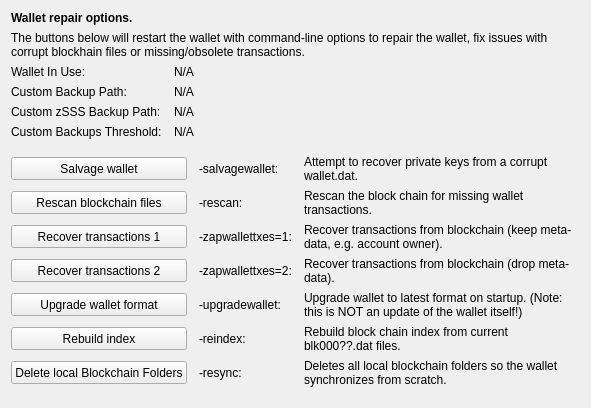
     <widget class="QWidget" name="tab_repair">
      <attribute name="title">
       <string>&amp;Wallet Repair</string>
      </attribute>
      <layout class="QGridLayout" name="gridLayout_4" columnstretch="0,0,0,0">
       <property name="horizontalSpacing">
        <number>12</number>
       </property>
       <item row="0" column="0" colspan="4">
        <widget class="QLabel" name="label_repair_header">
         <property name="font">
          <font>
           <weight>75</weight>
           <bold>true</bold>
          </font>
         </property>
         <property name="text">
          <string>Wallet repair options.</string>
         </property>
        </widget>
       </item>
       <item row="1" column="0" colspan="4">
        <widget class="QLabel" name="label_repair_helptext">
         <property name="font">
          <font>
           <weight>50</weight>
           <bold>false</bold>
          </font>
         </property>
         <property name="text">
          <string>The buttons below will restart the wallet with command-line options to repair the wallet, fix issues with corrupt blockhain files or missing/obsolete transactions.</string>
         </property>
         <property name="wordWrap">
          <bool>true</bool>
         </property>
        </widget>
       </item>
       <item row="2" column="0">
        <widget class="QLabel" name="wallet_path_label">
         <property name="text">
          <string>Wallet In Use:</string>
         </property>
        </widget>
       </item>
       <item row="2" column="1" colspan="3">
        <widget class="QLabel" name="wallet_path">
         <property name="cursor">
          <cursorShape>IBeamCursor</cursorShape>
         </property>
         <property name="text">
          <string>N/A</string>
         </property>
         <property name="textFormat">
          <enum>Qt::PlainText</enum>
         </property>
         <property name="textInteractionFlags">
          <set>Qt::LinksAccessibleByMouse|Qt::TextSelectableByKeyboard|Qt::TextSelectableByMouse</set>
         </property>
        </widget>
       </item>
       <item row="3" column="0">
        <widget class="QLabel" name="wallet_custombackuppath_label">
         <property name="visible">
          <bool>false</bool>
         </property>
         <property name="text">
          <string>Custom Backup Path:</string>
         </property>
        </widget>
       </item>
       <item row="3" column="1" colspan="3">
        <widget class="QLabel" name="wallet_custombackuppath">
         <property name="cursor">
          <cursorShape>IBeamCursor</cursorShape>
         </property>
         <property name="visible">
          <bool>false</bool>
         </property>
         <property name="text">
          <string>N/A</string>
         </property>
         <property name="textFormat">
          <enum>Qt::PlainText</enum>
         </property>
         <property name="textInteractionFlags">
          <set>Qt::LinksAccessibleByMouse|Qt::TextSelectableByKeyboard|Qt::TextSelectableByMouse</set>
         </property>
        </widget>
       </item>
       <item row="4" column="0">
        <widget class="QLabel" name="wallet_customzsssbackuppath_label">
         <property name="visible">
          <bool>false</bool>
         </property>
         <property name="text">
          <string>Custom zSSS Backup Path:</string>
         </property>
        </widget>
       </item>
       <item row="4" column="1" colspan="3">
        <widget class="QLabel" name="wallet_customzsssbackuppath">
         <property name="cursor">
          <cursorShape>IBeamCursor</cursorShape>
         </property>
         <property name="visible">
          <bool>false</bool>
         </property>
         <property name="text">
          <string>N/A</string>
         </property>
         <property name="textFormat">
          <enum>Qt::PlainText</enum>
         </property>
         <property name="textInteractionFlags">
          <set>Qt::LinksAccessibleByMouse|Qt::TextSelectableByKeyboard|Qt::TextSelectableByMouse</set>
         </property>
        </widget>
       </item>
       <item row="5" column="0">
        <widget class="QLabel" name="wallet_custombackupthreshold_label">
         <property name="visible">
          <bool>false</bool>
         </property>
         <property name="text">
          <string>Custom Backups Threshold:</string>
         </property>
        </widget>
       </item>
       <item row="5" column="1" colspan="3">
        <widget class="QLabel" name="wallet_custombackupthreshold">
         <property name="cursor">
          <cursorShape>IBeamCursor</cursorShape>
         </property>
         <property name="visible">
          <bool>false</bool>
         </property>
         <property name="text">
          <string>N/A</string>
         </property>
         <property name="textFormat">
          <enum>Qt::PlainText</enum>
         </property>
         <property name="textInteractionFlags">
          <set>Qt::LinksAccessibleByMouse|Qt::TextSelectableByKeyboard|Qt::TextSelectableByMouse</set>
         </property>
        </widget>
       </item>
       <item row="6" column="0">
        <spacer name="verticalSpacer_repair1">
         <property name="orientation">
          <enum>Qt::Vertical</enum>
         </property>
         <property name="sizeHint" stdset="0">
          <size>
           <width>10</width>
           <height>10</height>
          </size>
         </property>
        </spacer>
       </item>
       <item row="7" column="0" colspan="2">
        <widget class="QPushButton" name="btn_salvagewallet">
         <property name="minimumSize">
          <size>
           <width>100</width>
           <height>23</height>
          </size>
         </property>
         <property name="text">
          <string>Salvage wallet</string>
         </property>
        </widget>
       </item>
       <item row="7" column="2">
        <widget class="QLabel" name="label_repair_salvage_command">
         <property name="text">
          <string notr="true">-salvagewallet:</string>
         </property>
        </widget>
       </item>
       <item row="7" column="3">
        <widget class="QLabel" name="label_repair_salvage">
         <property name="text">
          <string>Attempt to recover private keys from a corrupt wallet.dat.</string>
         </property>
         <property name="wordWrap">
          <bool>true</bool>
         </property>
        </widget>
       </item>
       <item row="8" column="0" colspan="2">
        <widget class="QPushButton" name="btn_rescan">
         <property name="minimumSize">
          <size>
           <width>100</width>
           <height>23</height>
          </size>
         </property>
         <property name="text">
          <string>Rescan blockchain files</string>
         </property>
        </widget>
       </item>
       <item row="8" column="2">
        <widget class="QLabel" name="label_repair_rescan_command">
         <property name="text">
          <string notr="true">-rescan:</string>
         </property>
        </widget>
       </item>
       <item row="8" column="3">
        <widget class="QLabel" name="label_repair_rescan">
         <property name="text">
          <string>Rescan the block chain for missing wallet transactions.</string>
         </property>
         <property name="wordWrap">
          <bool>true</bool>
         </property>
        </widget>
       </item>
       <item row="9" column="0" colspan="2">
        <widget class="QPushButton" name="btn_zapwallettxes1">
         <property name="minimumSize">
          <size>
           <width>100</width>
           <height>23</height>
          </size>
         </property>
         <property name="text">
          <string>Recover transactions 1</string>
         </property>
        </widget>
       </item>
       <item row="9" column="2">
        <widget class="QLabel" name="label_repair_zap1_command">
         <property name="text">
          <string notr="true">-zapwallettxes=1:</string>
         </property>
        </widget>
       </item>
       <item row="9" column="3">
        <widget class="QLabel" name="label_repair_zap1">
         <property name="text">
          <string>Recover transactions from blockchain (keep meta-data, e.g. account owner).</string>
         </property>
         <property name="wordWrap">
          <bool>true</bool>
         </property>
        </widget>
       </item>
       <item row="10" column="0" colspan="2">
        <widget class="QPushButton" name="btn_zapwallettxes2">
         <property name="minimumSize">
          <size>
           <width>100</width>
           <height>23</height>
          </size>
         </property>
         <property name="text">
          <string>Recover transactions 2</string>
         </property>
        </widget>
       </item>
       <item row="10" column="2">
        <widget class="QLabel" name="label_repair_zap2_command">
         <property name="text">
          <string notr="true">-zapwallettxes=2:</string>
         </property>
        </widget>
       </item>
       <item row="10" column="3">
        <widget class="QLabel" name="label_repair_zap2">
         <property name="text">
          <string>Recover transactions from blockchain (drop meta-data).</string>
         </property>
         <property name="wordWrap">
          <bool>true</bool>
         </property>
        </widget>
       </item>
       <item row="11" column="0" colspan="2">
        <widget class="QPushButton" name="btn_upgradewallet">
         <property name="minimumSize">
          <size>
           <width>100</width>
           <height>23</height>
          </size>
         </property>
         <property name="text">
          <string>Upgrade wallet format</string>
         </property>
        </widget>
       </item>
       <item row="11" column="2">
        <widget class="QLabel" name="label_repair_upgrade_command">
         <property name="text">
          <string notr="true">-upgradewallet:</string>
         </property>
        </widget>
       </item>
       <item row="11" column="3">
        <widget class="QLabel" name="label_repair_upgrade">
         <property name="text">
          <string>Upgrade wallet to latest format on startup. (Note: this is NOT an update of the wallet itself!)</string>
         </property>
         <property name="wordWrap">
          <bool>true</bool>
         </property>
        </widget>
       </item>
       <item row="12" column="0" colspan="2">
        <widget class="QPushButton" name="btn_reindex">
         <property name="minimumSize">
          <size>
           <width>100</width>
           <height>23</height>
          </size>
         </property>
         <property name="text">
          <string>Rebuild index</string>
         </property>
        </widget>
       </item>
       <item row="12" column="2">
        <widget class="QLabel" name="label_repair_reindex_command">
         <property name="text">
          <string notr="true">-reindex:</string>
         </property>
        </widget>
       </item>
       <item row="12" column="3">
        <widget class="QLabel" name="label_repair_reindex">
         <property name="text">
          <string>Rebuild block chain index from current blk000??.dat files.</string>
         </property>
         <property name="wordWrap">
          <bool>true</bool>
         </property>
        </widget>
       </item>
       <item row="13" column="0" colspan="2">
        <widget class="QPushButton" name="btn_resync">
         <property name="minimumSize">
          <size>
           <width>100</width>
           <height>23</height>
          </size>
         </property>
         <property name="text">
          <string>Delete local Blockchain Folders</string>
         </property>
        </widget>
       </item>
       <item row="13" column="2">
        <widget class="QLabel" name="label_repair_resync_command">
         <property name="text">
          <string>-resync:</string>
         </property>
        </widget>
       </item>
       <item row="13" column="3">
        <widget class="QLabel" name="label_repair_resync">
         <property name="text">
          <string>Deletes all local blockchain folders so the wallet synchronizes from scratch.</string>
         </property>
         <property name="wordWrap">
          <bool>true</bool>
         </property>
        </widget>
       </item>
       <item row="14" column="0">
        <spacer name="verticalSpacer_repair2">
         <property name="orientation">
          <enum>Qt::Vertical</enum>
         </property>
         <property name="sizeHint" stdset="0">
          <size>
           <width>20</width>
           <height>10</height>
          </size>
         </property>
        </spacer>
       </item>
      </layout>
     </widget>
